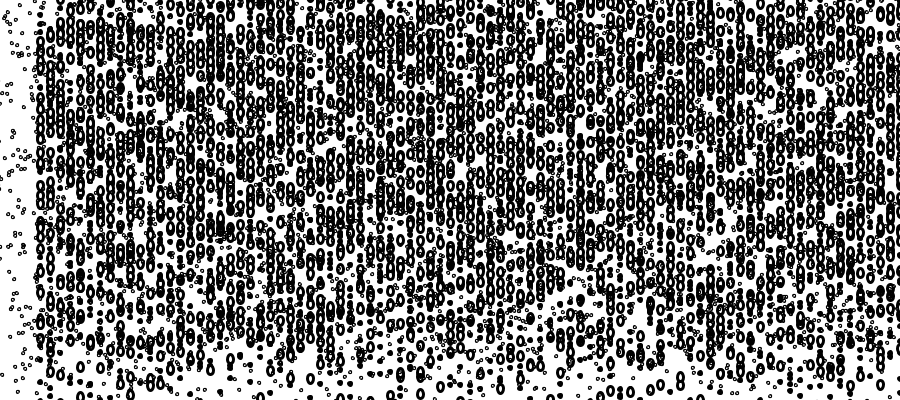
Frame 1 (no input)
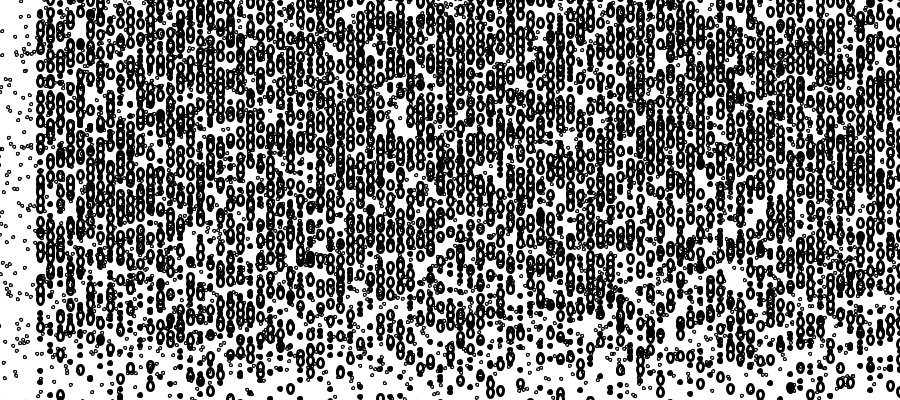
Frame 60 (the mouse pressed at the canvas centre just before this capture)
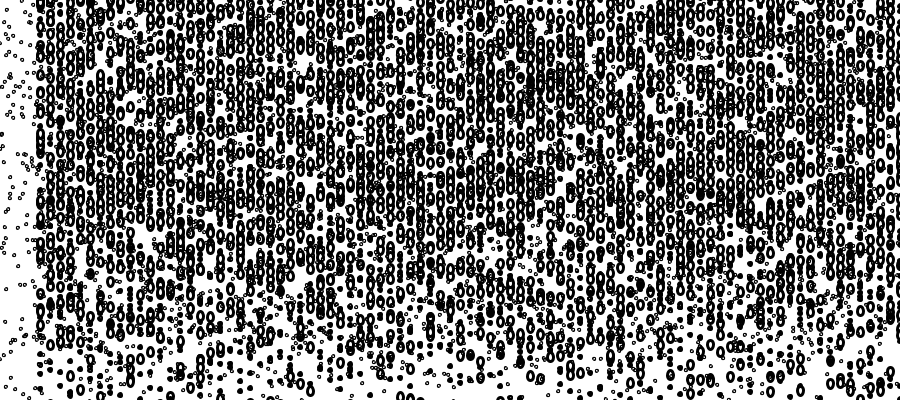
Frame 120 (the mouse held since frame 60 and released just before this capture)

The Processing sketch that drew these frames (run headless with seeded random() and noise(); from frame 60 on, the mouse is pressed at the canvas centre):

// Processing sketch: processing_73840
// ── processing_73840.pde

void setup() {
  size(900,400); 
  smooth();
}

void draw() {
  background(255);
  strokeWeight(3);
  stroke(0);
  updateMe();
}

void updateMe() {
  for(int x=0; x<width; x+=10)
  for(int y=0; y<height; y+=10) {
    //noFill();
    ellipse(x+random(40,-30),y+random(-80,30),3,3);
    ellipse(x+random(-40,30),y+random(-60,30),1,1);
    ellipse(x+random(40,-90),y+random(-200,30),6,9);
  }
 
}
